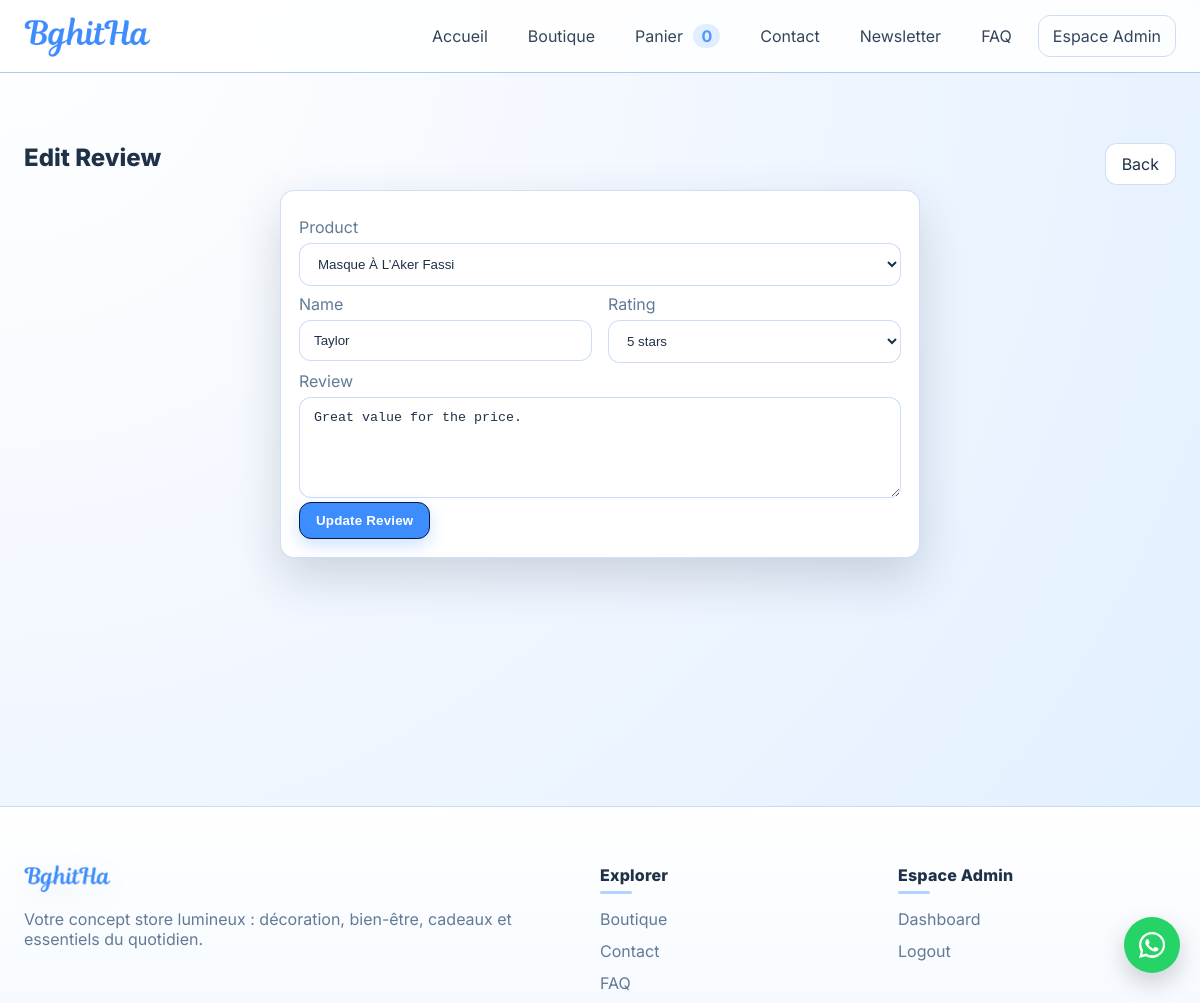
Page /admin/reviews/31/edit (signed in) on the committed database.
### tables this page shows
CREATE TABLE reviews (
            id INTEGER PRIMARY KEY AUTOINCREMENT,
            product_id INTEGER NOT NULL,
            name TEXT,
            rating INTEGER CHECK(rating >= 1 AND rating <= 5),
            body TEXT,
            created_at TEXT,
            FOREIGN KEY (product_id) REFERENCES products(id) ON DELETE CASCADE
        );

### mywebstore/routes/admin.py (the view, shortened to what this page needs)
    @app.route("/admin/reviews/<int:rid>/edit", methods=["GET", "POST"])
    @login_required
    def admin_review_edit(rid):
        conn = get_db(app)
        cur = conn.cursor()
        cur.execute(
            "SELECT r.*, p.title as product_title FROM reviews r LEFT JOIN products p ON p.id=r.product_id WHERE r.id=?",
            (rid,),
        )
        review = cur.fetchone()
        if not review:
            release_db(conn)
            abort(404)
        cur.execute("SELECT id, title FROM products ORDER BY title ASC")
        products = cur.fetchall()
        release_db(conn)
        return render_template("admin/review_form.html", review=review, products=products)

### mywebstore/database.py (called while the page is built)
def get_db(app: Flask) -> sqlite3.Connection:
    db_path = os.path.join(app.instance_path, "store.db")
    if has_app_context():
        cached = getattr(g, "_db_conn", None)
        if cached is not None:
            return cached
        conn = sqlite3.connect(db_path)
        conn.row_factory = sqlite3.Row
        g._db_conn = conn
        return conn
    conn = sqlite3.connect(db_path)
    conn.row_factory = sqlite3.Row
    return conn

def release_db(conn: Optional[sqlite3.Connection]) -> None:
    if conn is None:
        return
    try:
        conn.close()
    except Exception:
        pass
    if has_app_context() and getattr(g, "_db_conn", None) is conn:
        g._db_conn = None

### mywebstore/utils.py (called while the page is built)
def login_required(view):
    @wraps(view)
    def wrapped(*args, **kwargs):
        if not session.get("admin_id"):
            return redirect(url_for("admin_login", next=request.path))
        return view(*args, **kwargs)
    return wrapped

### templates/admin/review_form.html (shortened to what this page needs)
{% extends 'base.html' %}
{% block content %}
  <section class="section">
    <div class="title-row">
      <h2 class="section-title">{{ 'Edit' if review else 'New' }} Review</h2>
      <a class="btn" href="{{ url_for('admin_reviews') }}">Back</a>
    </div>
    <form method="post" class="card form narrow">
      <label>Product</label>
      <select name="product_id" required>
        {% for p in products %}
          <option value="{{ p['id'] }}" {% if review and p['id']==review['product_id'] %}selected{% endif %}>{{ p['title'] }}</option>
        {% endfor %}
      </select>
      <div class="grid-2">
        <div>
          <label>Name</label>
          <input name="name" value="{{ review['name'] if review else '' }}" placeholder="Reviewer display name" />
        </div>
        <div>
          <label>Rating</label>
          <select name="rating" required>
            {% for n in [5,4,3,2,1] %}
              <option value="{{ n }}" {% if review and review['rating']==n %}selected{% endif %}>{{ n }} stars</option>
            {% endfor %}
          </select>
        </div>
      </div>
      <label>Review</label>
      <textarea name="body" rows="5" placeholder="Write a helpful review...">{{ review['body'] if review else '' }}</textarea>
      <button class="btn primary">{{ 'Update' if review else 'Create' }} Review</button>
    </form>
  </section>
{% endblock %}

### static/styles.css (style rules this page uses)
:root { --bg: #f2f7ff; --bg-2: #ffffff; --surface: #ffffff; --surface-2: #e6f1ff; --text: #1f3147; --muted: #637a94; --border: #c8daf4; --brand-a: #3d8dff; --brand-b: #8fc5ff; --brand-c: #dcecff; --accent: var(--brand-a); --danger: #e2546f; --warning: #f0b46a; --success: #3da17f; --admin-gradient-a: #312e81; --admin-gradient-b: #7c3aed; --admin-gradient-c: #22d3ee; --admin-surface-glass: rgba(15, 23, 42, .40); --admin-surface-strong: rgba(15, 23, 42, .75); --admin-border-glass: rgba(255, 255, 255, .22); --admin-glow: rgba(148, 163, 255, .35); --radius: 14px; --radius-sm: 10px; --shadow-sm: 0 4px 16px rgba(61, 141, 255, .12); --shadow: 0 20px 48px rgba(31, 49, 71, .18); --ring: 0 0 0 3px color-mix(in oklab, var(--brand-a) 30%, transparent); }
* { box-sizing:border-box }
html { scroll-behavior:smooth }
html,body { height:100% }
body { margin:0; font-family:'Inter',system-ui,-apple-system,Segoe UI,Roboto,Arial,sans-serif; color:var(--text); background: radial-gradient(circle at top left, #ffffff 0%, var(--bg) 45%, #e0efff 100%); display:flex; flex-direction:column; min-height:100vh; }
.section { margin:40px 0 }
.section-title { font-size:24px; margin:6px 0 18px; font-weight:800 }
.grid-2 { display:grid; grid-template-columns:repeat(2,1fr); gap:16px }
.card { background:#ffffff; border:1px solid color-mix(in oklab, var(--border) 85%, transparent); border-radius:var(--radius); padding:18px; box-shadow:var(--shadow) }
.btn { display:inline-flex; align-items:center; justify-content:center; gap:8px; padding:10px 16px; border-radius:12px; border:1px solid color-mix(in oklab, var(--border) 85%, transparent); background:#ffffff; color:var(--text); text-decoration:none; cursor:pointer; transition:transform .2s, background .2s, filter .2s }
.btn.primary { background:var(--brand-a); color:#ffffff; border:1px solid color-mix(in oklab, var(--brand-a) 35%, #000); font-weight:800; letter-spacing:.2px; box-shadow:0 6px 16px color-mix(in oklab, var(--brand-a) 25%, transparent) }
.form label { display:block; margin:8px 0 6px; color:var(--muted) }
.form input, .form select, .form textarea, input[type="text"], input[type="search"], input[type="email"], input[type="password"], input[type="number"], select, textarea, .search input { width:100%; padding:12px 14px; border-radius:12px; border:1px solid color-mix(in oklab, var(--border) 90%, transparent); background:#ffffff; color:var(--text); transition:border .15s, box-shadow .15s, background .15s; caret-color:var(--brand-a) }
.form input::placeholder, .form textarea::placeholder, input::placeholder, textarea::placeholder { color:#95a2bb }
.form.narrow { max-width:640px; margin:0 auto }
.title-row { display:flex; align-items:center; justify-content:space-between; gap:12px }

### rows in the picture
reviews: name "Taylor", rating "5 stars", body "Great value for the price."

### other values in the picture
{{ cart_count }} "0"
{{ 'Edit' if review else 'New' }} "Edit"
{{ 'Update' if review else 'Create' }} "Update"
form field product_id "Masque À L’Aker Fassi"
